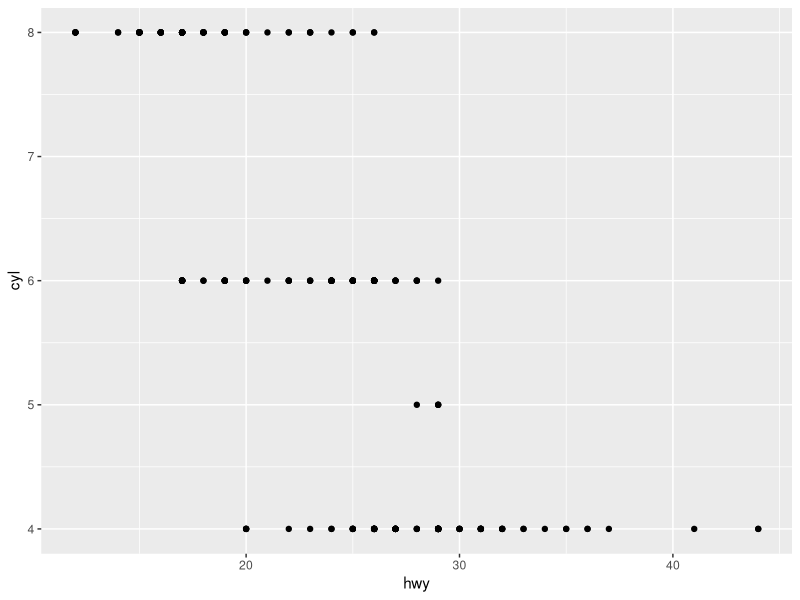
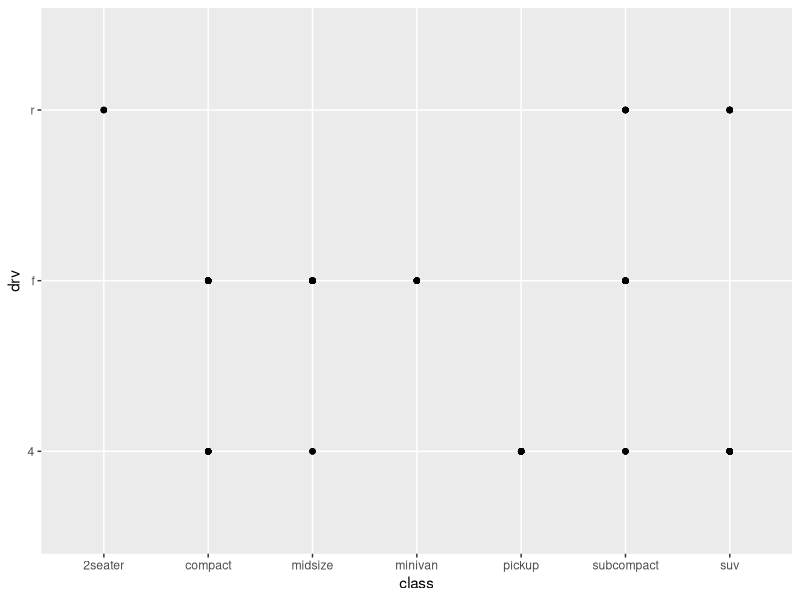
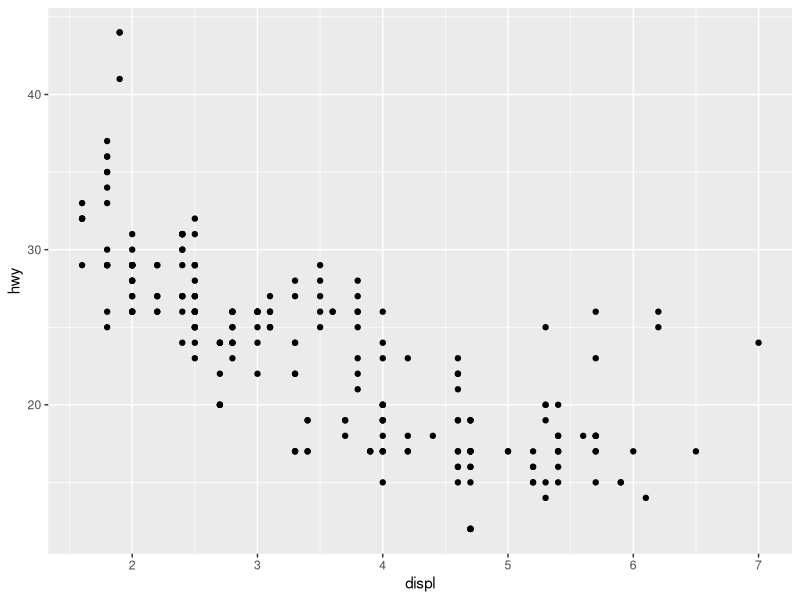
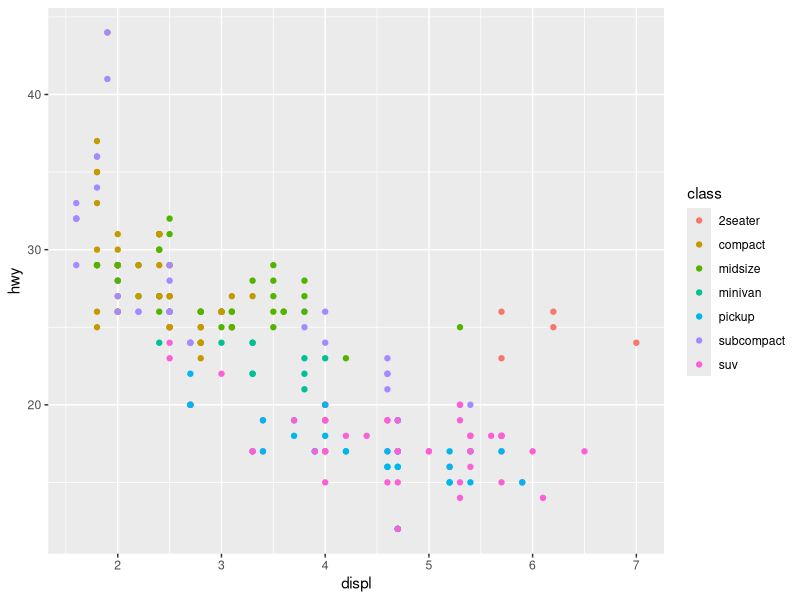
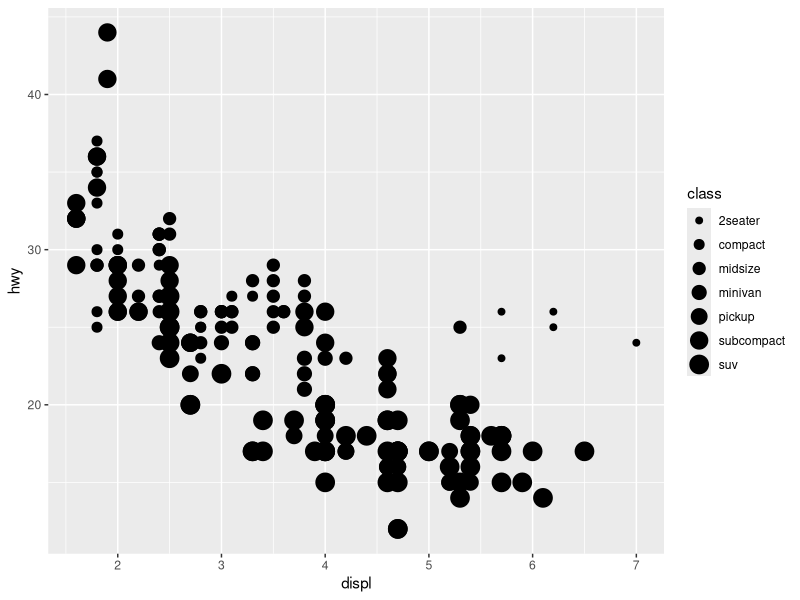
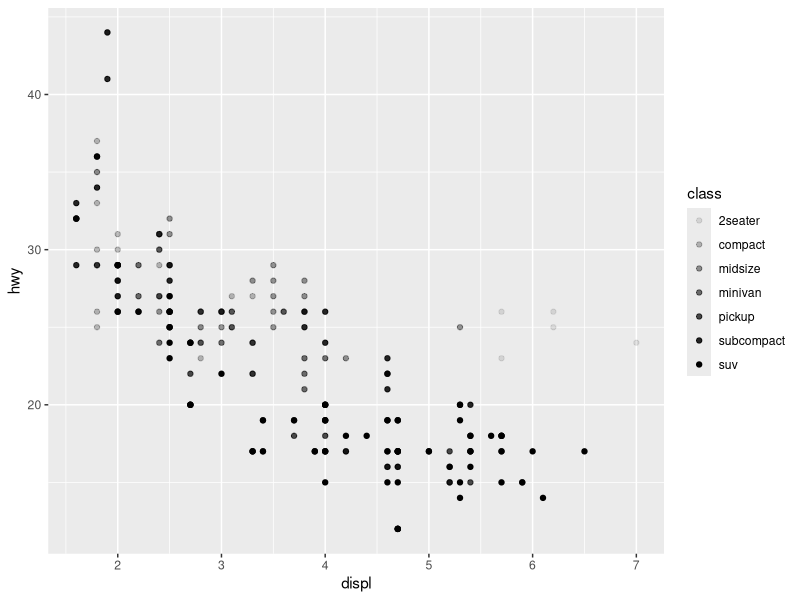
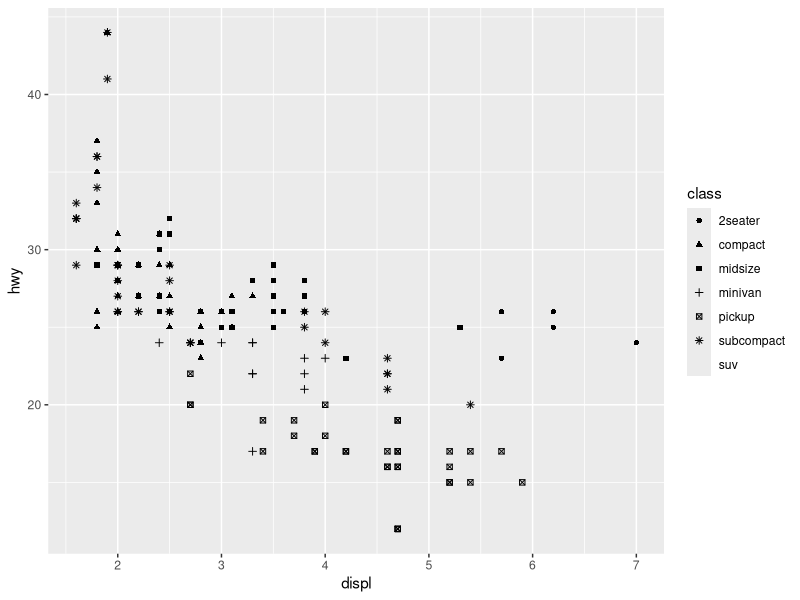
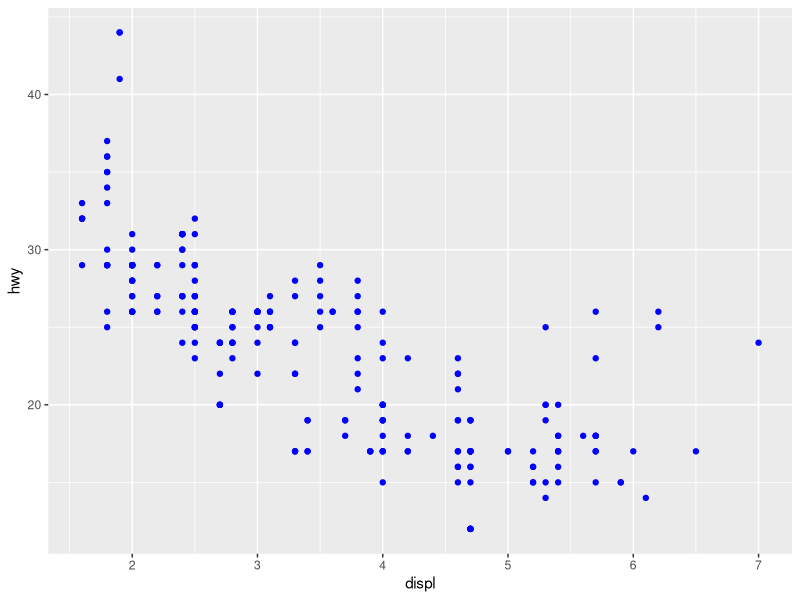

These charts were generated, in order, by the following R code: (Note: this script raises an error after producing the figures.)
#Week 7 practice

# import tidyverse

library(tidyverse)

# view mpg data
mpg

#How many rows are in mtcars? How many columns? 32 rows and 11 columns

nrow(mtcars)
ncol(mtcars)

#hat does the drv variable describe? Read the help for ?mpg to find out. drv variable indicates
# the drive of the vehicle - front, rear, or 4 wheel drive.

#Make a scatterplot of hwy vs cyl.

ggplot(data = mpg) +
  geom_point(mapping = aes(x = hwy, y = cyl))

#What happens if you make a scatterplot of class vs drv. Why is the plot not useful? because both
# variables are categorical and the points overlap. The best practice is to have on categorical and
# one numerical variable

ggplot(data = mpg) +
  geom_point(mapping = aes(x = class, y = drv))


# plot mpg data displ on x axis and hwy on y axis
ggplot(data = mpg) + 
  geom_point(mapping = aes(x = displ, y = hwy))


# assign color to each class of the car
ggplot(data = mpg) + 
  geom_point(mapping = aes(x = displ, y = hwy, color = class))

# instead of mapping clas to color, now we map it to size of points
ggplot(data = mpg) + 
  geom_point(mapping = aes(x = displ, y = hwy, size = class))


# to control the transparency of datapoints, we assign class to the alpha (aesthetic)
# different point transparency
ggplot(data = mpg) + 
  geom_point(mapping = aes(x = displ, y = hwy, alpha = class))

# different point shapes - returns warning of high number of shapes
ggplot(data = mpg) + 
  geom_point(mapping = aes(x = displ, y = hwy, shape = class))

# setting the geom aesthetics manually - datapoints to be blue
ggplot(data = mpg) + 
  geom_point(mapping = aes(x = displ, y = hwy), color = "blue")

# why aren't these datapoints blue? Because the color argument was set within the wrong method,
#aes(), and was supposed to be set in geom_point()
# y = hwy

ggplot(data = mpg) + 
  geom_point(mapping = aes(x = displ, y = hwy, color = "blue"))

#Which variables in mpg are categorical? Which variables are continuous? The categorical values are:
#manufacturer, model, trans, drv, fl, class, The continuous are: displ, cyl, cty, hwy

#Map a continuous variable to color, size, and shape. How do these aesthetics behave 
#differently for categorical vs. continuous variables?

ggplot(data = mpg) +
  geom_point(mapping = aes(x = displ, y = hwy, color = cty))


# shape - We get an error: A continuous variable can not be mapped to shape
ggplot(data = mpg) +
  geom_point(mapping = aes(x = displ, y = hwy, shape = cty))

# What happens if you map the same variable to multiple aesthetics? all of them will be implemented
# and the number of legends will be equal to number of aesthetics

ggplot(data = mpg) +
  geom_point(mapping = aes(x = displ, y = hwy, color = cty, size = cty))

# does the stroke aesthetic do? What shapes does it work with? It affects the border thickness 
#for shapes that can take on different colors both inside and outside

ggplot(data = mpg) +
  geom_point(mapping = aes(x = displ, y = hwy), stroke = 3, shape = 21)

#What happens if you map an aesthetic to something other than a variable name, like  
#aes(colour = displ < 5)? The code will be executed with a temporary variable and hold the
# resutls. 

ggplot(data = mpg) +
  geom_point(mapping = aes(x = displ, y = hwy, color = displ < 5))

# facets

#What happens if you facet on a continuous variable? A separate facet will be drawn for each unique
#value of that variable.

#What do the empty cells in plot with facet_grid(drv ~ cyl) mean? How do they relate to this plot?
#Empty cells mean there is no data. in the data that have that unique combination of values.
#the variable name in the facet_wrap() is actually the forumla

ggplot(data = mpg) + 
  geom_point(mapping = aes(x = drv, y = cyl))

#What plots does the following code make? What does . do? Dot is the placeholder for a variable

ggplot(data = mpg) + 
  geom_point(mapping = aes(x = displ, y = hwy)) +
  facet_grid(drv ~ .)

ggplot(data = mpg) + 
  geom_point(mapping = aes(x = displ, y = hwy)) +
  facet_grid(. ~ cyl)

#Take the first faceted plot in this section. What are the advantages to using faceting instead 
#of the colour aesthetic? What are the disadvantages? How might the balance change if you had a 
#larger dataset? Facets help split the data into multiple groups/grids which helps to better visualize it.
# The disadvantage is that splitting minimizes the visibility of the overall data relationships across
#facets. To balance the change we use color in the following way - use it for smaller datasets because 
#in larger datasets the points may overlap and minimize visiblity.


ggplot(data = mpg) + 
  geom_point(mapping = aes(x = displ, y = hwy)) + 
  facet_wrap(~ class, nrow = 2)


#Read ?facet_wrap. What does nrow do? What does ncol do? What other options control the layout of the 
#individual panels? Why doesn't facet_grid() have nrow and ncol arguments? 

#nrow determines row count for faceted plots 
#ncol same as nrow just for columns
#as.table sets the starting facet to begin filling the plot, 
#dir sets the  filling direction

#When using facet_grid() you should usually put the variable with more unique levels in the columns. Why?
# it make the plot more visible because it is extended

#Geometric objects

ggplot(data = mpg) + 
  geom_smooth(mapping = aes(x = displ, y = hwy, linetype = drv))

ggplot(data = mpg) +
  geom_smooth(mapping = aes(x = displ, y = hwy))

ggplot(data = mpg) +
  geom_smooth(mapping = aes(x = displ, y = hwy, group = drv))

ggplot(data = mpg) +
  geom_smooth(
    mapping = aes(x = displ, y = hwy, color = drv),
    show.legend = FALSE
  )

#displaying geoms in the same plot

ggplot(data = mpg) + 
  geom_point(mapping = aes(x = displ, y = hwy)) +
  geom_smooth(mapping = aes(x = displ, y = hwy))


# geom with different mappings

ggplot(data = mpg, mapping = aes(x = displ, y = hwy)) + 
  geom_point(mapping = aes(color = class)) + 
  geom_smooth()

# specifying data for each layer

ggplot(data = mpg, mapping = aes(x = displ, y = hwy)) + 
  geom_point(mapping = aes(color = class)) + 
  geom_smooth(data = filter(mpg, class == "subcompact"), se = FALSE)

#What geom would you use to draw a line chart? A boxplot? A histogram? An area chart?
# Line chart - geom_line()
# Boxplot - geom_boxplot()
# Histogram - geom_histogram()
# Area chart - geom_area()

#Run this code in your head and predict what the output will look like. 
#Then, run the code in R and check your predictions.

ggplot(data = mpg, mapping = aes(x = displ, y = hwy, color = drv)) + 
  geom_point() + 
  geom_smooth(se = FALSE)

#What does show.legend = FALSE do? What happens if you remove it?
#Why do you think I used it earlier in the chapter? It removes the legend from the plot.

#What does the se argument to geom_smooth() do? It allows to draw a conf interval.

#Will these two graphs look different? Why/why not? They look the same. The groupings are
#the same.

ggplot(data = mpg, mapping = aes(x = displ, y = hwy)) + 
  geom_point() + 
  geom_smooth()

ggplot() + 
  geom_point(data = mpg, mapping = aes(x = displ, y = hwy)) + 
  geom_smooth(data = mpg, mapping = aes(x = displ, y = hwy))

#Recreate the R code necessary to generate the following graphs.

ggplot(data = mpg, mapping = aes(x = displ, y = hwy)) + 
  geom_point() + 
  geom_smooth(se = FALSE)

ggplot(data = mpg, mapping = aes(x = displ, y = hwy)) + 
  geom_smooth(aes(group = drv), se = FALSE) +
  geom_point()

ggplot(data = mpg, mapping = aes(x = displ, y = hwy, color = drv)) + 
  geom_point() + 
  geom_smooth(se = FALSE)

ggplot(data = mpg, mapping = aes(x = displ, y = hwy)) + 
  geom_point(aes(color = drv)) + 
  geom_smooth(se = FALSE)

ggplot(data = mpg, mapping = aes(x = displ, y = hwy)) + 
  geom_point(aes(color = drv)) +
  geom_smooth(aes(linetype = drv), se = FALSE)

ggplot(data = mpg, mapping = aes(x = displ, y = hwy)) + 
  geom_point(size = 4, colour = "white") + 
  geom_point(aes(colour = drv))

#Statistical Transformations

ggplot(data = diamonds) + 
  geom_bar(mapping = aes(x = cut))

# the same graph can be created using stat_count()

#to draw greater attention to the statistical transformation use stat_summary()

ggplot(data = diamonds) + 
  stat_summary(
    mapping = aes(x = cut, y = depth),
    fun.ymin = min,
    fun.ymax = max,
    fun.y = median
  )


#What is the default geom associated with stat_summary()? How could you rewrite 
#the previous plot to use that geom function instead of the stat function?

#The default geom is geom_pointrange()

ggplot(data = diamonds) +
  geom_pointrange(mapping = aes(x = cut, y = depth),
                  stat = "summary",
                  fun.ymin = min,
                  fun.ymax = max,
                  fun.y = median)
  
#What does geom_col() do? How is it different to geom_bar()? they are the same in cases where
#geom_bar includes stat = "identity".
  
#What variables does stat_smooth() compute? What parameters control its behaviour? 

#it calculates four variables: y - predicted value, #ymin - lower pointwise confidence interval around the mean,
#ymax - upper pointwise confidence interval around the mean, #se - standard error. it controls the method that
# plots the confidence interval
  

#In our proportion bar chart, we need to set group = 1. Why? In other words what is the 
#problem with these two graphs? 

#If we don't do that, the proportions will be calculated based on the entire dataset, not just the subset
  
ggplot(data = diamonds) + 
  geom_bar(mapping = aes(x = cut, y = ..prop..))
ggplot(data = diamonds) + 
  geom_bar(mapping = aes(x = cut, fill = color, y = ..prop..))


# Position adjustments

# we can color the bar chart

ggplot(data = diamonds) + 
  geom_bar(mapping = aes(x = cut, colour = cut))
ggplot(data = diamonds) + 
  geom_bar(mapping = aes(x = cut, fill = cut))

# we can use cut and clarity also

ggplot(data = diamonds) + 
  geom_bar(mapping = aes(x = cut, fill = clarity))

#What is the problem with this plot? How could you improve it? It is apparent that some
#datapoints are invisible due to overlap. To fix this we can jitter the graph.

ggplot(data = mpg, mapping = aes(x = cty, y = hwy)) + 
  geom_point()

#What parameters to geom_jitter() control the amount of jittering?
#weight and height

#Compare and contrast geom_jitter() with geom_count(). The first one counts the observations by location 
# which are use to map the count to points area. The number of visible points is equal to geom_points()


# What's the default position adjustment for geom_boxplot()? Create a visualisation of 
#the mpg dataset that demonstrates it.

ggplot(data = mpg, mapping = aes(x = class, y = hwy, color = drv)) + 
  geom_boxplot(position = "dodge")

# Coordinate systems
#coord_flip()

ggplot(data = mpg, mapping = aes(x = class, y = hwy)) + 
  geom_boxplot()
ggplot(data = mpg, mapping = aes(x = class, y = hwy)) + 
  geom_boxplot() +
  coord_flip()

nz <- map_data("nz")

#Turn a stacked bar chart into a pie chart using coord_polar().

ggplot(data = mpg, mapping = aes(x = factor(1), fill = class)) +
  geom_bar(width = 1) +
  coord_polar(theta = "y")

#What does labs() do? Read the documentation. labs() adds labels to the graph. 

#What's the difference between coord_quickmap() and coord_map()?

#coord_map() projects a portion of the earth (a three-dimensional object) onto a flat 
#(two-dimensional) plane. coord_map() does not preserve straight lines and therefore 
#is computationally intensive;  coord_quickmap() preserves straight lines and is therefore 
#faster to draw (though less accurate).

#What does the plot below tell you about the relationship between city and highway mpg? 
#Why is  coord_fixed() important? What does geom_abline() do?

# Overall all cars have a better mileage on highway that in the city. coord_fixed() helps draw equal 
#intervals on both axes which makes them nicely comparavle. geom_abline() draws a line with intercept 0 
#and slope 1 which again helps us make a better comparison between the two.

ggplot(data = mpg, mapping = aes(x = cty, y = hwy)) +
  geom_point() + 
  geom_abline() +
  coord_fixed()